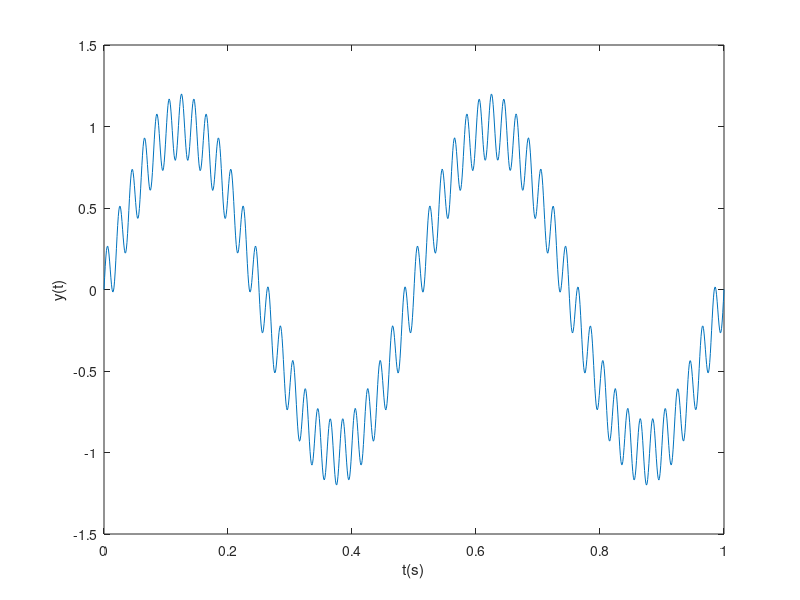

The MATLAB source for this figure: (Note: this script raises an error after producing the figure.)
%%%%%%%%%%%%%%%%%%%%%%%%%%%%%%%%%%%%%%%%%%%%%%%%%%%%%%%%%%%%%%%%%%%%%%%%%%%%%%%%%%%%%%%%%%%%%%%%%%%%%%%%%%%%%%%%%%%%%%%%%%
%%  Reference: https://github.com/curiores/ArduinoTutorials/blob/main/ButterworthFilter/Design/LowPassFilter.ipynb      %%
%%%%%%%%%%%%%%%%%%%%%%%%%%%%%%%%%%%%%%%%%%%%%%%%%%%%%%%%%%%%%%%%%%%%%%%%%%%%%%%%%%%%%%%%%%%%%%%%%%%%%%%%%%%%%%%%%%%%%%%%%%
%%      Generate a test signal       %%
%%%%%%%%%%%%%%%%%%%%%%%%%%%%%%%%%%%%%%%

% Generate a signal
samplingFreq = 1000; % sampled at 1 kHz = 1000 samples / second
tlims = [0,1]        % in seconds
signalFreq = [2,50]; % Cycles / second
signalMag = [1,0.2]; % magnitude of each sine
t = linspace(tlims(1),tlims(2),(tlims(2)-tlims(1))*samplingFreq);
y = signalMag(1)*sin(2*pi*signalFreq(1)*t) + signalMag(2)*sin(2*pi*signalFreq(2)*t);

% Plot the signal
figure(1)
plot(t,y);
ylabel('y(t)');
xlabel('t(s)');
xlim([min(t),max(t)]);

% Compute the Fourier transform
yhat = fft(y);
fcycles = fftfreq(length(t),1.0/samplingFreq); % the frequencies in cycles/s

% Plot the power spectrum

figure(2)
plot(fcycles,abs(yhat));
xlim([-100,100]);
xlabel('\omega (cycles/s)');
ylabel('$\hat{y}$','Interpreter','Latex');

%%%%%%%%%%%%%%%%%%%%%%%%%%%%%%%%%%%%%%%%%%%%%%
%%  Low-pass filter transfer function       %%
%%%%%%%%%%%%%%%%%%%%%%%%%%%%%%%%%%%%%%%%%%%%%%

% Low-pass filter
w0 = 2*pi*5; % pole frequency (rad/s)
num = w0;        % transfer function numerator coefficients
den = [1,w0];    % transfer function denominator coefficients
lowPass = tf(num,den); % Transfer function

% Generate the bode plot
w = logspace(log10(min(signalFreq)*2*pi/10), log10(max(signalFreq)*2*pi*10), 500 );
[mag, phase,w] = bode(lowPass,w);

% Returns an array and convert to dB for mag
mag = mag2db(squeeze(mag));
% Returns an array
phase = squeeze(phase);
% Magnitude plot
figure(3)
semilogx(w, mag); hold on
for i= 1 : length(signalFreq)
    sf = signalFreq(i);
    semilogx([sf*2*pi,sf*2*pi],[min(mag),max(mag)],'k:'); hold on
end
ylabel('Magnitude (dB)');
xlim([min(w),max(w)]);
ylim([min(mag),max(mag)]);

% Phase plot
figure(4)
semilogx(w, phase)  % Bode phase plot
ylabel('Phase (^\circ)')
xlabel('\omega (rad/s)')
xlim([min(w),max(w)])

%%%%%%%%%%%%%%%%%%%%%%%%%%%%%%%%%%%%%%%
%%  Discrete transfer function       %%
%%%%%%%%%%%%%%%%%%%%%%%%%%%%%%%%%%%%%%%

dt = 1.0/samplingFreq;
opt = c2dOptions('Method','tustin','FractDelayApproxOrder',3);
discreteLowPass = c2d(lowPass,dt,opt)

% The output like below:
%
% discreteLowPass =
% 
%  0.01547 z + 0.01547
%  -------------------
%      z - 0.9691
% 
% Sample time: 0.001 seconds

% The coefficients from the discrete form of the filter transfer function (but with a negative sign)
b = cell2mat(discreteLowPass.num);
a = -cell2mat(discreteLowPass.den);
display(['Filter coefficients b_i: ', num2str(b(1)), ', ', num2str(b(2))])
display(['Filter coefficients a_i: ', num2str(a(2))])

% Filter the signal
yfilt = zeros(length(y));
for i = 4 : length(y)
    yfilt(i) = a(2)*yfilt(i-1) + b(1)*y(i) + b(2)*y(i-1);
end   
% Plot the signal
figure(5)
plot(t,y); hold on
plot(t,yfilt); hold on
ylabel('y(t)')
xlim([min(t),max(t)]);

% Generate Fourier transform
yfilthat = fft(yfilt);
fcycles = fftfreq(length(t),1.0/samplingFreq);

figure(6)
plot(fcycles,abs(yhat)); hold on
plot(fcycles,abs(yfilthat));hold on
xlim([-100,100]);
xlabel('\omega (cycles/s)');
ylabel('$$\hat{y}$$','Interpreter','Latex');